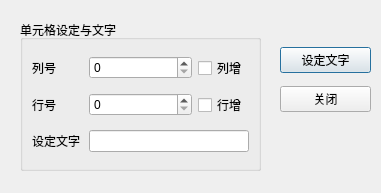
<?xml version="1.0" encoding="UTF-8"?>
<ui version="4.0">
 <class>QWdialogLocate</class>
 <widget class="QDialog" name="QWdialogLocate">
  <property name="geometry">
   <rect>
    <x>0</x>
    <y>0</y>
    <width>381</width>
    <height>193</height>
   </rect>
  </property>
  <property name="windowTitle">
   <string>Dialog</string>
  </property>
  <widget class="QGroupBox" name="groupBox">
   <property name="geometry">
    <rect>
     <x>20</x>
     <y>20</y>
     <width>241</width>
     <height>151</height>
    </rect>
   </property>
   <property name="title">
    <string>单元格设定与文字</string>
   </property>
   <layout class="QGridLayout" name="gridLayout">
    <item row="0" column="0">
     <widget class="QLabel" name="label">
      <property name="text">
       <string>列号</string>
      </property>
     </widget>
    </item>
    <item row="0" column="1" colspan="2">
     <widget class="QSpinBox" name="spinBoxColumn"/>
    </item>
    <item row="0" column="3">
     <widget class="QCheckBox" name="checkBoxColumn">
      <property name="text">
       <string>列增</string>
      </property>
     </widget>
    </item>
    <item row="1" column="0">
     <widget class="QLabel" name="label_2">
      <property name="text">
       <string>行号</string>
      </property>
     </widget>
    </item>
    <item row="1" column="1" colspan="2">
     <widget class="QSpinBox" name="spinBoxRow"/>
    </item>
    <item row="1" column="3">
     <widget class="QCheckBox" name="checkBoxRow">
      <property name="text">
       <string>行增</string>
      </property>
     </widget>
    </item>
    <item row="2" column="0">
     <widget class="QLabel" name="label_3">
      <property name="text">
       <string>设定文字</string>
      </property>
     </widget>
    </item>
    <item row="2" column="1" colspan="3">
     <widget class="QLineEdit" name="edtCaption"/>
    </item>
   </layout>
  </widget>
  <widget class="QWidget" name="layoutWidget">
   <property name="geometry">
    <rect>
     <x>280</x>
     <y>40</y>
     <width>91</width>
     <height>81</height>
    </rect>
   </property>
   <layout class="QVBoxLayout" name="verticalLayout">
    <item>
     <widget class="QPushButton" name="btnSetText">
      <property name="text">
       <string>设定文字</string>
      </property>
     </widget>
    </item>
    <item>
     <widget class="QPushButton" name="btnClose">
      <property name="text">
       <string>关闭</string>
      </property>
     </widget>
    </item>
   </layout>
  </widget>
 </widget>
 <resources/>
 <connections>
  <connection>
   <sender>btnClose</sender>
   <signal>clicked()</signal>
   <receiver>QWdialogLocate</receiver>
   <slot>close()</slot>
   <hints>
    <hint type="sourcelabel">
     <x>325</x>
     <y>98</y>
    </hint>
    <hint type="destinationlabel">
     <x>190</x>
     <y>96</y>
    </hint>
   </hints>
  </connection>
 </connections>
</ui>
